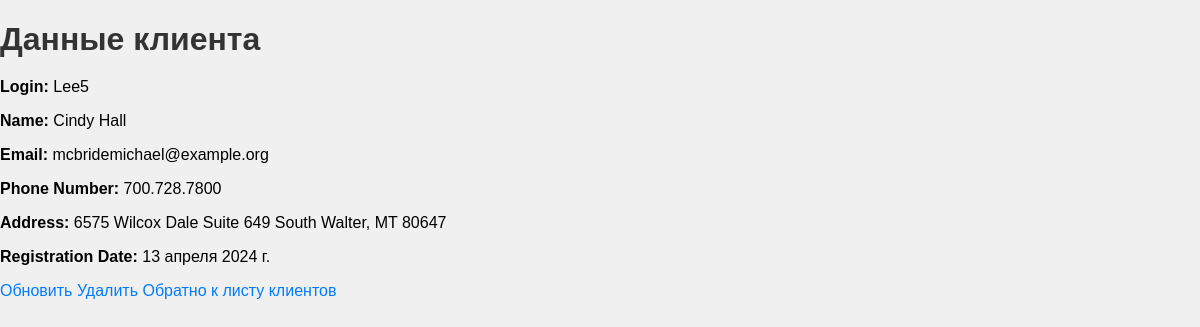
Page /view_client/3/ on the committed database.
### apphw/models.py (models this page shows, shortened)
class Client(models.Model):
    login = models.CharField(max_length=30)
    password = models.CharField(max_length=30)
    name = models.CharField(max_length=50)
    email = models.EmailField()
    phone_number = models.CharField(max_length=15)
    address = models.TextField()
    registration_date = models.DateField(auto_now_add=True)

### apphw/views.py (the view)
# urls.py: path('view_client/<int:client_id>/', views.view_client, name='view_client'),
def view_client(request, client_id):
    client = get_object_or_404(Client, id=client_id)
    return render(request, 'view_client.html', {'client': client})

### apphw/templates/view_client.html (shortened to what this page needs)
<!DOCTYPE html>
<html lang="en">
    {% load static %}
<head>
    <link rel="stylesheet" href="{% static 'styles2.css' %}">
</head>
<body>
    <h1>Данные клиента</h1>
    <p><strong>Login:</strong> {{ client.login }}</p>
    <p><strong>Name:</strong> {{ client.name }}</p>
    <p><strong>Email:</strong> {{ client.email }}</p>
    <p><strong>Phone Number:</strong> {{ client.phone_number }}</p>
    <p><strong>Address:</strong> {{ client.address }}</p>
    <p><strong>Registration Date:</strong> {{ client.registration_date }}</p>
    <a href="{% url 'update_client' client.id %}">Обновить</a>
    <a href="{% url 'delete_client' client.id %}">Удалить</a>
    <a href="{% url 'client_list' %}">Обратно к листу клиентов</a>
</body>
</html>

### static/styles2.css (style rules this page uses)
body { font-family: Arial, sans-serif; margin: 0; padding: 0; background-color: #f0f0f0; }
h1 { color: #333; margin-bottom: 20px; }
a { color: #007bff; text-decoration: none; transition: color 0.3s ease; }

### rows in the picture
Client: login "Lee5", name "Cindy Hall", email "mcbridemichael@example.org", phone_number "700.728.7800", address "6575 Wilcox Dale Suite 649 South Walter, MT 80647", registration_date "13 апреля 2024 г."
